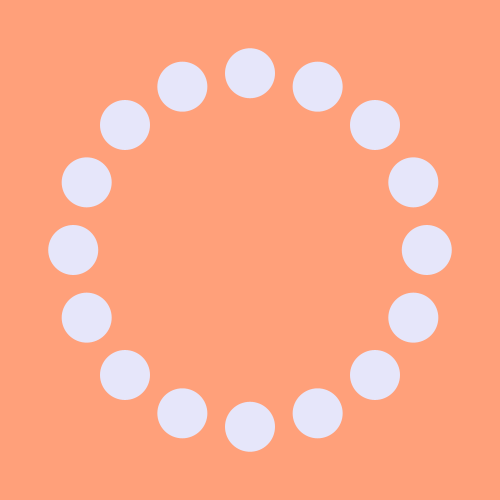
Frame 1 (no input)
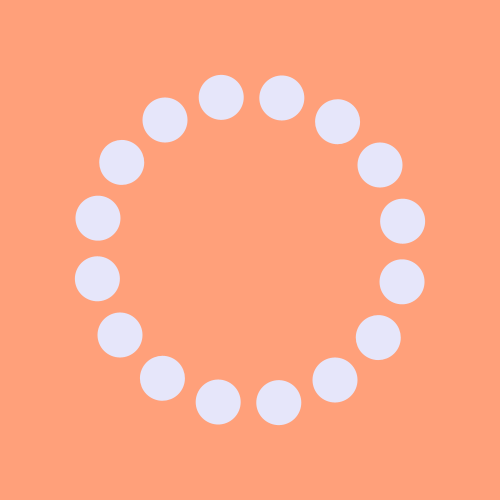
Frame 60 (the mouse pressed at the canvas centre just before this capture)
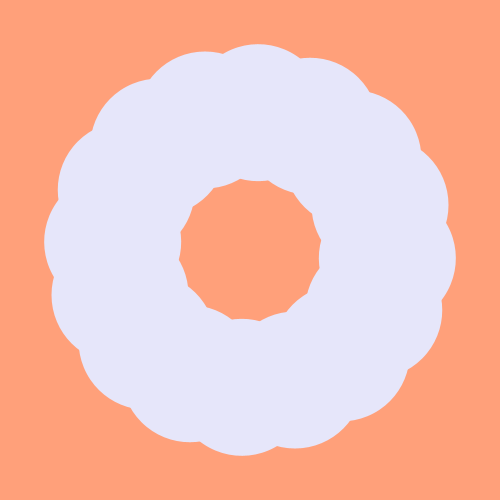
Frame 120 (the mouse held since frame 60 and released just before this capture)

The Processing sketch that drew these frames (run headless with seeded random() and noise(); from frame 60 on, the mouse is pressed at the canvas centre):

// Processing sketch: circles
// ── circles.pde
float r, rIncrease, rRate;
PVector pos;
PVector direction;
float speed;
int pause;

void setup() {
  
  size(500, 500);
  speed = 5;
  r = 50;
  pos = new PVector(width/4, height/4);
  direction = new PVector(speed, 0);
  pause = 250;
  rRate = 7;
  rIncrease = 1;
}

void draw() {
  background(255, 160, 122);
  
  
  //ellipse(pos.x, pos.y, r, r);
  for (int i = 0; i < 16; i++) {
    fill(230, 230, 250);
    noStroke();
    pushMatrix();
    translate(width/2, height/2);
    rotate(radians(i * 22.5));
    translate(-width/2, -height/2);
    ellipse(pos.x, pos.y, r, r);
    popMatrix();
  }
  /*
  for (int i = 0; i < 16; i++) {
    fill(255, 228, 225);
    noStroke();
    pushMatrix();
    translate(width / 8, height / 8);
    rotate(radians(i * 22.5));
    translate(-width/8, -height/8);
    ellipse(pos.x, pos.y, r, r);
    popMatrix();
  }
  
  for (int j = 1; j < 5; j+= 2) {
    for (int i = 0; i < 16; i++) {
      fill(255, 228, 225);
      noStroke();
      pushMatrix();
      translate(width / (j+1), height / (j+1));
      rotate(radians(i * 22.5));
      translate(-width/(j+1), -height/(j+1));
      ellipse(pos.x, pos.y, r, r);
      popMatrix();
    }
  }
  */
  
  if (direction.x == speed && direction.y == 0) {
    if (pos.x > width * 3/4) {
      direction.x = 0;
      direction.y = speed;
      rIncrease = -rRate;
    }
  } else if (direction.x == 0 && direction.y == speed) {
    if (pos.y > height * 3/4) {
      direction.x = -speed; 
      direction.y = 0;
      rIncrease = rRate;
    }
  } else if (direction.x == -speed && direction.y == 0) {
    if (pos.x < width / 4) {
       direction.x = 0;
       direction.y = -speed;
       rIncrease = -rRate;
    }
  } else {
    if (pos.y < height / 4) {
       direction.x = speed;
       direction.y = 0;
       rIncrease = rRate;
    }
  }
  
  r += rIncrease;
  pos.add(direction);
    
}
